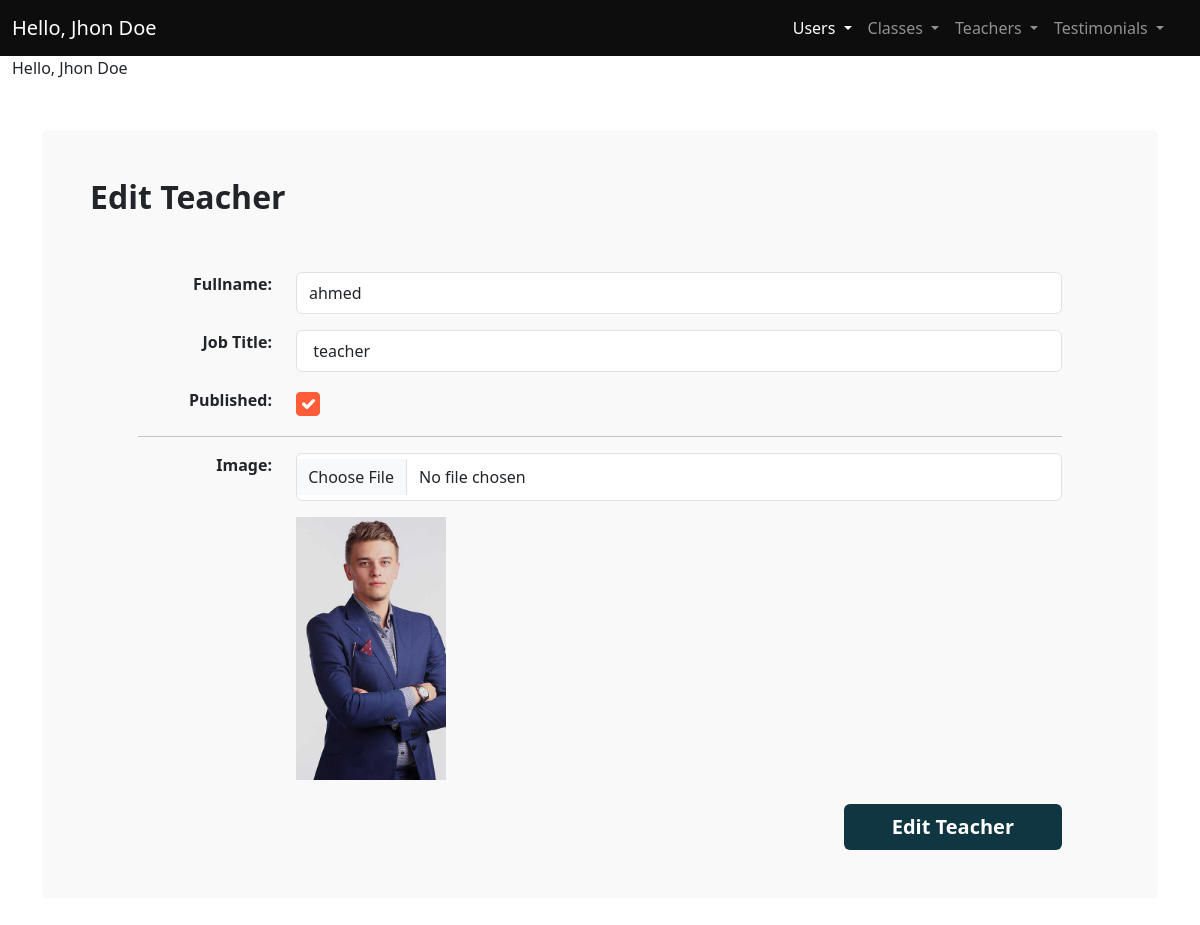
/admin/edit_teacher.php?id=1 (signed in), run on the app's committed database.
### tables this page shows
CREATE TABLE `teachers` (
  `id` int(11) NOT NULL,
  `RegDate` timestamp NOT NULL DEFAULT current_timestamp(),
  `fullname` varchar(50) NOT NULL,
  `jobtitle` varchar(50) NOT NULL,
  `published` enum('Yes','No') NOT NULL,
  `image` varchar(50) NOT NULL
);

### admin/edit_teacher.php (the view, shortened to what this page needs)
<?php
require_once "./includes/conn.php";
if (isset($_GET['id'])) {
  $sql = "SELECT * FROM `teachers` WHERE id = ?";
  $stmt = $conn->prepare($sql);
  $id = $_GET['id'];
  $stmt->execute([$id]);
  $teacher = $stmt->fetch();
} else {
  header('Location: teachers.php');
  die();
}
?>
<!DOCTYPE html>
<html lang="en">
  <head>
    <link rel="stylesheet" href="css/main.min.css" />
    <link rel="stylesheet" href="css/styles.css" />
  </head>
  <body>
    <main>
    <?php
      require_once "../includes/nav.php";
      ?>
        <div class="container-fluid">
          <a class="navbar-brand" href="#">Hello, Jhon Doe</a>
          <button
            class="navbar-toggler"
            type="button"
            data-bs-toggle="offcanvas"
            data-bs-target="#offcanvasNavbarDark"
            aria-controls="offcanvasNavbarDark"
          >
            <span class="navbar-toggler-icon"></span>
          </button>
        </div>
      <div class="container my-5">
        <div class="bg-light p-5 rounded">
          <h2 class="fw-bold fs-2 mb-5 pb-2">Edit Teacher</h2>
          <form action="" method="POST" class="px-md-5" enctype="multipart/form-data">
            <div class="form-group mb-3 row">
              <label for="" class="form-label col-md-2 fw-bold text-md-end"
                >Fullname:</label
              >
              <div class="col-md-10">
                <input
                  type="text"
                  name="fullname"
                  placeholder="e.g. John Doe"
                  class="form-control py-2"
                  value="<?php echo $teacher['fullname'] ?>"
                />
              </div>
            </div>
            <div class="form-group mb-3 row">
              <label for="" class="form-label col-md-2 fw-bold text-md-end"
                >Job Title:</label
              >
              <div class="col-md-10">
                <input
                name="jobtitle"
                  type="text"
                  placeholder="e.g. Content Creator"
                  class="form-control py-2"
                  value="<?php echo $teacher['jobtitle'] ?>"
                />
              </div>
            </div>
            <div class="form-group mb-3 row">
              <label for="" class="form-label col-md-2 fw-bold text-md-end"
                >Published:</label
              >
              <div class="col-md-10">
                <input
                  type="checkbox"
                  name="published"
                  class="form-check-input"
                  style="padding: 0.7rem"
                  <?php echo ($teacher['published'] === 'Yes') ? 'checked' : '' ?>
                />
              </div>
            </div>
            <hr />
            <div class="form-group mb-3 row">
              <label for="image" class="form-label col-md-2 fw-bold text-md-end"
                >Image:</label
              >
              <div class="col-md-10">
                <input
                id="image"
                name="image"
                  type="file"
                  class="form-control"
                  style="padding: 0.7rem"
                   accept="image/*"
                />
              </div>
            </div>
            <div class="row justify-content-end">
              <div class="col-md-10">
                <img
                  src="../img/<?php echo $teacher['image'] ?>"
                  alt="teacher-image"
                  style="max-width: 150px"
                />
              </div>
            </div>
            <div class="text-md-end">
              <button
                class="btn mt-4 btn-secondary text-white fs-5 fw-bold border-0 py-2 px-md-5"
              >
                Edit Teacher
              </button>
            </div>
          </form>
        </div>
      </div>
    </main>
  </body>
</html>

### data on the page
teachers: fullname "ahmed", jobtitle "teacher", published "☑", image (picture)
